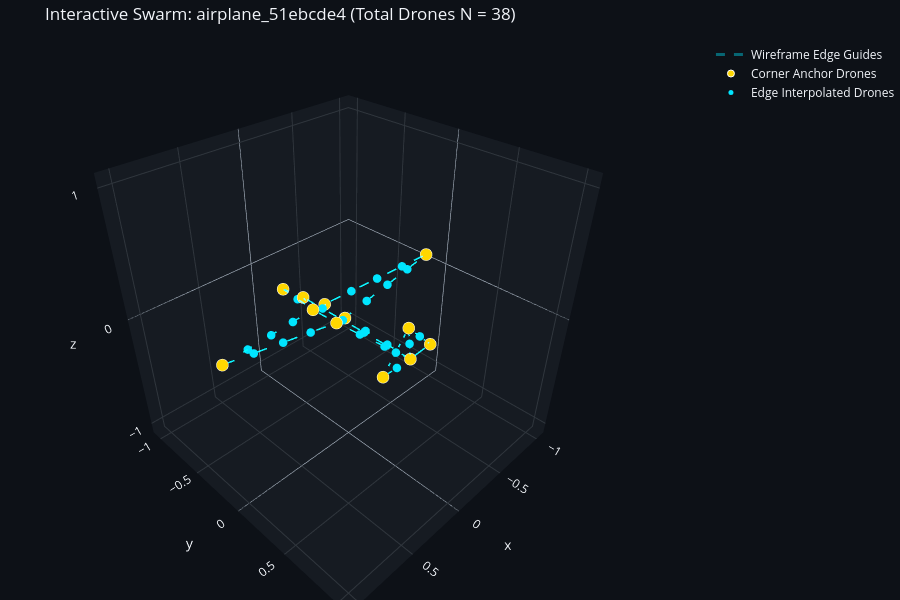

Here is the notebook cell this chart was saved with:
### Code cell
import plotly.graph_objects as go

def plot_interactive_3d_swarm(shape_key, d_gap=0.25):
    shape = dataset[shape_key]
    points, types = build_min_drone_swarm(shape, d_gap=d_gap)
    anchors = np.array(shape['anchors'])
    edges = shape['edges']
    
    # Build line coordinates with None separators
    edge_x, edge_y, edge_z = [], [], []
    for i, j in edges:
        edge_x.extend([anchors[i, 0], anchors[j, 0], None])
        edge_y.extend([anchors[i, 1], anchors[j, 1], None])
        edge_z.extend([anchors[i, 2], anchors[j, 2], None])
        
    lines_trace = go.Scatter3d(
        x=edge_x, y=edge_y, z=edge_z,
        mode='lines',
        line=dict(color='rgba(0, 229, 255, 0.4)', width=3, dash='dash'),
        name='Wireframe Edge Guides',
        hoverinfo='none'
    )
    
    anchor_mask = np.array(types) == 'anchor'
    edge_mask = np.array(types) == 'edge'
    
    anchor_trace = go.Scatter3d(
        x=points[anchor_mask, 0], y=points[anchor_mask, 1], z=points[anchor_mask, 2],
        mode='markers',
        marker=dict(size=7, color='#FFD700', symbol='circle', line=dict(color='#FFFFFF', width=1)),
        name='Corner Anchor Drones',
        hoverinfo='text',
        text=[f'Anchor Drone {i}' for i in range(np.sum(anchor_mask))]
    )
    
    traces = [lines_trace, anchor_trace]
    if np.sum(edge_mask) > 0:
        edge_trace = go.Scatter3d(
            x=points[edge_mask, 0], y=points[edge_mask, 1], z=points[edge_mask, 2],
            mode='markers',
            marker=dict(size=5, color='#00E5FF', symbol='circle'),
            name='Edge Interpolated Drones',
            hoverinfo='text',
            text=[f'Edge Drone {i}' for i in range(np.sum(edge_mask))]
        )
        traces.append(edge_trace)
        
    fig = go.Figure(data=traces)
    fig.update_layout(
        title=f'Interactive Swarm: {shape_key} (Total Drones N = {len(points)})',
        template='plotly_dark',
        paper_bgcolor='#0D1117',
        scene=dict(
            aspectmode='cube',
            xaxis=dict(range=[-1.1, 1.1], gridcolor='#30363D', backgroundcolor='#161B22'),
            yaxis=dict(range=[-1.1, 1.1], gridcolor='#30363D', backgroundcolor='#161B22'),
            zaxis=dict(range=[-1.1, 1.1], gridcolor='#30363D', backgroundcolor='#161B22')
        ),
        margin=dict(l=0, r=0, b=0, t=40),
        height=600
    )
    return fig

# Interactive view of Airplane swarm formation
interactive_fig = plot_interactive_3d_swarm(sample_keys[0])
interactive_fig.show()

### Figure 1 — Plotly figure (JSON) as saved in the notebook; plotly's stock layout.template omitted (floating-point values rounded to 4 significant figures)
{"data": [{"hoverinfo": "none", "line": {"color": "rgba(0, 229, 255, 0.4)", "dash": "dash", "width": 3}, "mode": "lines", "name": "Wireframe Edge Guides", "type": "scatter3d", "x": [0.002, -0.004, null, 0.002, -0.052, null, 0.002, 0.054, null, -0.004, -0.016, null, -0.004, -0.052, null, -0.004, 0.054, null, -0.016, -0.234, null, -0.016, 0.248, null, -0.016, -0.003, null, -0.016, -0.043, null, -0.016, 0.043, null, -0.982, -0.052, null, -0.982, -0.043, null, -0.052, -0.043, null, 0.988, 0.054, null, 0.988, 0.043, null, 0.054, 0.043, null, -0.234, -0.003, null, 0.248, -0.003, null], "y": [-0.712, -0.486, null, -0.712, -0.302, null, -0.712, -0.314, null, -0.486, 0.562, null, -0.486, -0.302, null, -0.486, -0.314, null, 0.562, 0.552, null, 0.562, 0.559, null, 0.562, 0.542, null, 0.562, -0.08, null, 0.562, -0.079, null, -0.115, -0.302, null, -0.115, -0.08, null, -0.302, -0.08, null, -0.125, -0.314, null, -0.125, -0.079, null, -0.314, -0.079, null, 0.552, 0.542, null, 0.559, 0.542, null], "z": [-0.063, -0.036, null, -0.063, -0.034, null, -0.063, -0.037, null, -0.036, -0.043, null, -0.036, -0.034, null, -0.036, -0.037, null, -0.043, -0.042, null, -0.043, -0.043, null, -0.043, 0.207, null, -0.043, -0.043, null, -0.043, -0.043, null, 0.087, -0.034, null, 0.087, -0.043, null, -0.034, -0.043, null, 0.088, -0.037, null, 0.088, -0.043, null, -0.037, -0.043, null, -0.042, 0.207, null, -0.043, 0.207, null]}, {"hoverinfo": "text", "marker": {"color": "#FFD700", "line": {"color": "#FFFFFF", "width": 1}, "size": 7, "symbol": "circle"}, "mode": "markers", "name": "Corner Anchor Drones", "text": ["Anchor Drone 0", "Anchor Drone 1", "Anchor Drone 2", "Anchor Drone 3", "Anchor Drone 4", "Anchor Drone 5", "Anchor Drone 6", "Anchor Drone 7", "Anchor Drone 8", "Anchor Drone 9", "Anchor Drone 10", "Anchor Drone 11"], "type": "scatter3d", "x": [0.002, -0.004, -0.016, -0.982, -0.052, 0.988, 0.054, -0.234, 0.248, -0.003, -0.043, 0.043], "y": [-0.712, -0.486, 0.562, -0.115, -0.302, -0.125, -0.314, 0.552, 0.559, 0.542, -0.08, -0.079], "z": [-0.063, -0.036, -0.043, 0.087, -0.034, 0.088, -0.037, -0.042, -0.043, 0.207, -0.043, -0.043]}, {"hoverinfo": "text", "marker": {"color": "#00E5FF", "size": 5, "symbol": "circle"}, "mode": "markers", "name": "Edge Interpolated Drones", "text": ["Edge Drone 0", "Edge Drone 1", "Edge Drone 2", "Edge Drone 3", "Edge Drone 4", "Edge Drone 5", "Edge Drone 6", "Edge Drone 7", "Edge Drone 8", "Edge Drone 9", "Edge Drone 10", "Edge Drone 11", "Edge Drone 12", "Edge Drone 13", "Edge Drone 14", "Edge Drone 15", "Edge Drone 16", "Edge Drone 17", "Edge Drone 18", "Edge Drone 19", "Edge Drone 20", "Edge Drone 21", "Edge Drone 22", "Edge Drone 23", "Edge Drone 24", "Edge Drone 25"], "type": "scatter3d", "x": [-0.025, 0.028, -0.0064, -0.0088, -0.0112, -0.0136, 0.116, -0.0095, -0.025, -0.034, 0.003667, 0.02333, -0.7495, -0.517, -0.2845, -0.7472, -0.5125, -0.2777, 0.7545, 0.521, 0.2875, 0.7518, 0.5155, 0.2792, -0.1185, 0.1225], "y": [-0.507, -0.513, -0.2764, -0.0668, 0.1428, 0.3524, 0.5605, 0.552, 0.348, 0.134, 0.3483, 0.1347, -0.1618, -0.2085, -0.2552, -0.1063, -0.0975, -0.08875, -0.1723, -0.2195, -0.2667, -0.1135, -0.102, -0.0905, 0.547, 0.5505], "z": [-0.0485, -0.05, -0.0374, -0.0388, -0.0402, -0.0416, -0.043, 0.082, -0.043, -0.043, -0.043, -0.043, 0.05675, 0.0265, -0.00375, 0.0545, 0.022, -0.0105, 0.05675, 0.0255, -0.00575, 0.05525, 0.0225, -0.01025, 0.0825, 0.082]}], "layout": {"height": 600, "margin": {"b": 0, "l": 0, "r": 0, "t": 40}, "paper_bgcolor": "#0D1117", "scene": {"aspectmode": "cube", "xaxis": {"backgroundcolor": "#161B22", "gridcolor": "#30363D", "range": [-1.1, 1.1]}, "yaxis": {"backgroundcolor": "#161B22", "gridcolor": "#30363D", "range": [-1.1, 1.1]}, "zaxis": {"backgroundcolor": "#161B22", "gridcolor": "#30363D", "range": [-1.1, 1.1]}}, "title": {"text": "Interactive Swarm: airplane_51ebcde4 (Total Drones N = 38)"}}}
